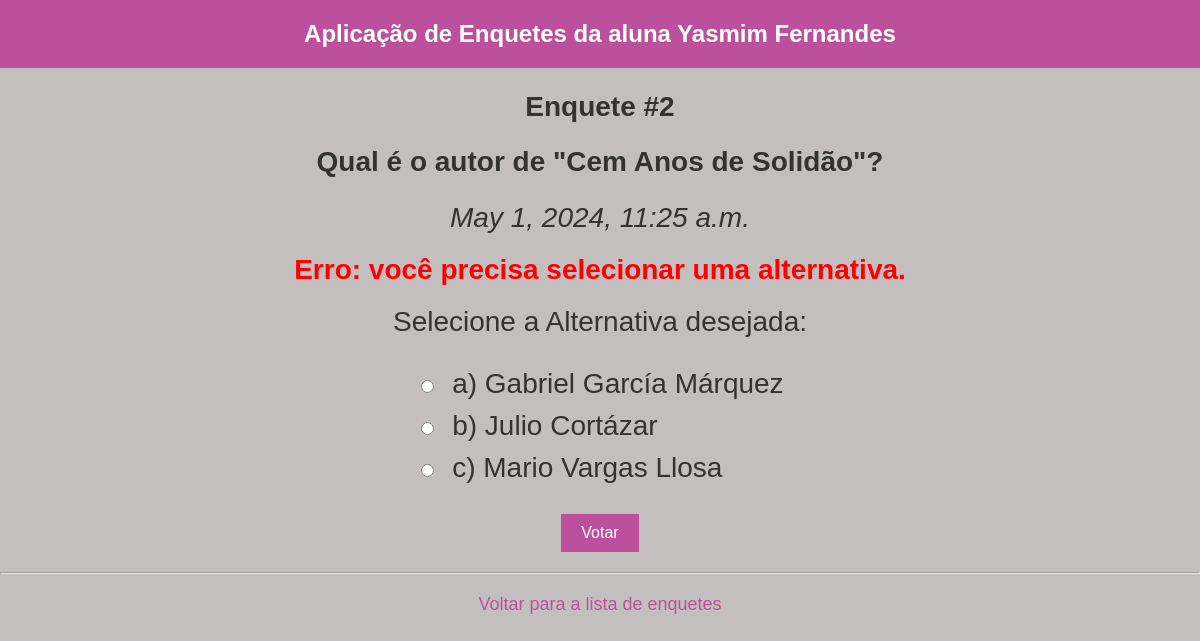
/enquetes/2/votacao, run on the app's committed database.
### enquetes/models.py (models this page shows, shortened)
class Pergunta(models.Model):
    texto = models.CharField(max_length=150)
    data_pub = models.DateTimeField('Data de publicação')

class Alternativa(models.Model):
    texto = models.CharField(max_length=100)
    quant_votos = models.IntegerField(
        'Quantidade de votos', default=0
    )
    pergunta = models.ForeignKey(Pergunta, on_delete=models.CASCADE)

### enquetes/views.py (the view)
# urls.py: path('<int:pergunta_id>/votacao',views.votacao, name='votacao'),
def votacao(request, pergunta_id):
    pergunta = get_object_or_404(Pergunta,pk=pergunta_id)
    try:
        id_alternativa = request.POST['escolha']
        alt = pergunta.alternativa_set.get(pk=id_alternativa)
    except (KeyError, Alternativa.DoesNotExist):
        contexto={
        'enquete': pergunta,
        'error' :'você precisa selecionar uma alternativa.'
        }
        return render(request,'enquetes/detalhes.html', contexto)
    else:
        alt.quant_votos += 1
        alt.save()
        return HttpResponseRedirect(reverse(
            'enquetes:resultado', args=(pergunta.id,)
        ))
    resultado = 'VOTAÇÃO da enquete de número %s'
    return HttpResponse(resultado % pergunta_id)

### enquetes/templates/enquetes/detalhes.html (shortened to what this page needs)
<!DOCTYPE html>
<html lang="pt-BR">
<head>
</head>
<body>
    <header>
        <h1>Aplicação de Enquetes da aluna Yasmim Fernandes</h1>
    </header>
    <h2>Enquete #{{ enquete.id }}</h2>
    <h2>{{ enquete.texto }}</h2>
    <p><i>{{ enquete.data_pub }}</i></p>
    {% if error %}
        <p class="error">Erro: {{ error }}</p>
    {% endif %}
    <p>Selecione a Alternativa desejada:</p>
    <form action="{% url 'enquetes:votacao' enquete.id %}" method="post">
        <ul>
            {% for alt in enquete.alternativa_set.all %}
                <li>
                    <input type="radio" name="escolha" value="{{ alt.id }}" id="alt{{ forloop.counter }}" />
                    <label for="alt{{ forloop.counter }}">
                        {{ alt.texto }}
                    </label>
                </li>
            {% endfor %}
        </ul>
        <input type="submit" value="Votar">
    </form>
    <hr>
    <a href="{% url 'enquetes:index' %}" class="back-link">Voltar para a lista de enquetes</a>
</body>
</html>

### enquetes/templates/enquetes/detalhes.html (style rules this page uses)
body { font-family: Arial, sans-serif; margin: 0; padding: 0; background: #C3BFBF; color: #333; font-size: 28px; }
header { background-color: #BC509C; color: white; padding: 20px; text-align: center; position: relative; }
header h1 { margin: 0; font-size: 24px; }
h2 { text-align: center; color: #333; font-size: 28px; }
p { text-align: center; font-size: 28px; margin: 0 0 20px 0; }
form { display: flex; flex-direction: column; align-items: center; margin-top: 20px; max-width: 600px; margin: 20px auto; }
ul { list-style-type: none; padding: 0; margin: 0; }
li { margin: 10px 0; }
input[type="radio"] { margin-right: 10px; }
input[type="submit"] { background-color: #BC509C; color: white; border: none; padding: 10px 20px; font-size: 16px; cursor: pointer; margin-top: 20px; }
.error { color: red; text-align: center; font-weight: bold; }
.back-link { display: block; text-align: center; margin-top: 20px; font-size: 18px; color: #BC509C; text-decoration: none; }

### data on the page
Pergunta: id "2", texto "Qual é o autor de \"Cem Anos de Solidão\"?", data_pub "May 1, 2024, 11:25 a.m."
Alternativa: texto "a) Gabriel García Márquez"
Alternativa: texto "b) Julio Cortázar"
Alternativa: texto "c) Mario Vargas Llosa"

### other printed values
{{ error }} "você precisa selecionar uma alternativa."
